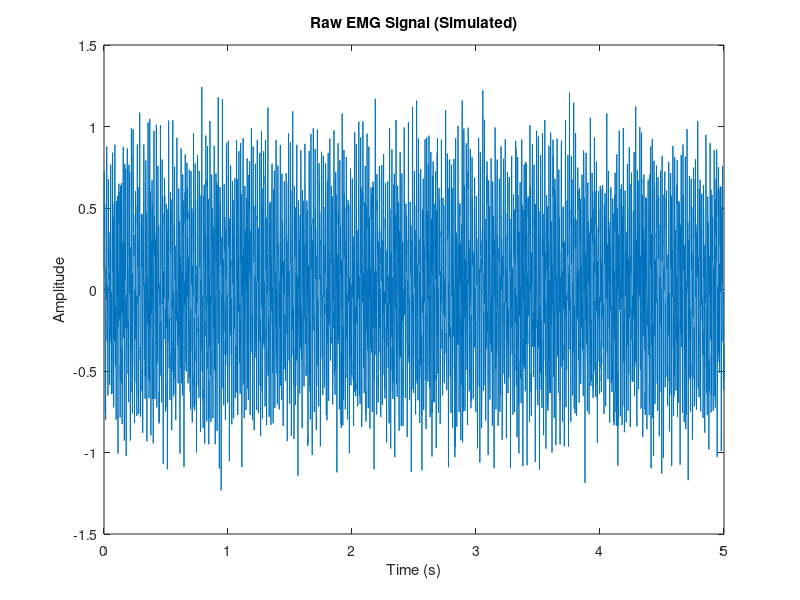
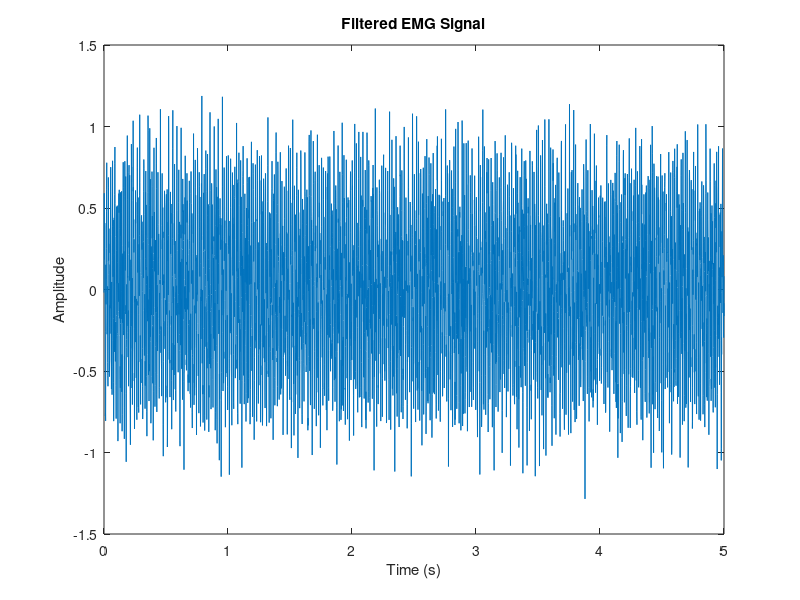
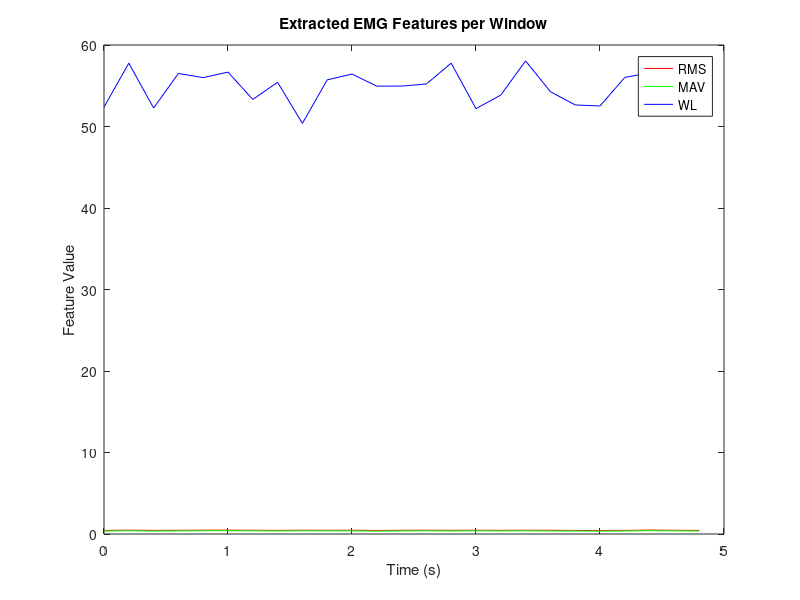

These figures' MATLAB source, in order:
% إعداد البيئة
Fs = 1000; % تردد العينة (Hz)
t = 0:1/Fs:5; % 5 ثواني

% توليد إشارة EMG وهمية (Noise + موجات عضلية عشوائية)
emg_clean = 0.5 * sin(2*pi*60*t) + 0.3 * sin(2*pi*150*t); % إشارة عضلية
noise = 0.2 * randn(size(t)); % ضوضاء بيضاء
emg_raw = emg_clean + noise;

% عرض الإشارة الأصلية
figure;
plot(t, emg_raw);
title('Raw EMG Signal (Simulated)');
xlabel('Time (s)');
ylabel('Amplitude');

% تصميم فلتر تمرير نطاقي 20-450 Hz
low_cutoff = 20;
high_cutoff = 450;
[b, a] = butter(4, [low_cutoff, high_cutoff]/(Fs/2), 'bandpass');

% تطبيق الفلتر
emg_filtered = filtfilt(b, a, emg_raw);

% عرض الإشارة بعد الفلترة
figure;
plot(t, emg_filtered);
title('Filtered EMG Signal');
xlabel('Time (s)');
ylabel('Amplitude');
% تقسيم الإشارة إلى نوافذ (windows) ثابتة الطول
window_size = 200; % عدد العينات في كل نافذة (مثلاً 200 عينة = 0.2 ثانية عند Fs=1000)
num_windows = floor(length(emg_filtered)/window_size);

% تهيئة المتغيرات
RMS = zeros(1, num_windows);
MAV = zeros(1, num_windows);
WL = zeros(1, num_windows);

% حساب الخصائص لكل نافذة
for i = 1:num_windows
    segment = emg_filtered((i-1)*window_size + 1 : i*window_size);

    RMS(i) = sqrt(mean(segment.^2));                % Root Mean Square
    MAV(i) = mean(abs(segment));                    % Mean Absolute Value
    WL(i) = sum(abs(diff(segment)));                % Waveform Length
end

% رسم الخصائص
time_axis = (0:num_windows-1) * (window_size / Fs);

figure;
plot(time_axis, RMS, 'r', 'DisplayName', 'RMS');
hold on;
plot(time_axis, MAV, 'g', 'DisplayName', 'MAV');
plot(time_axis, WL, 'b', 'DisplayName', 'WL');
legend;
title('Extracted EMG Features per Window');
xlabel('Time (s)');
ylabel('Feature Value');
